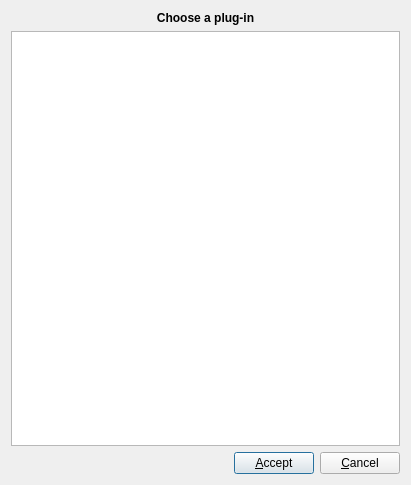
<ui version="4.0" >
 <class>SelectionDialog</class>
 <widget class="QDialog" name="SelectionDialog" >
  <property name="geometry" >
   <rect>
    <x>0</x>
    <y>0</y>
    <width>411</width>
    <height>485</height>
   </rect>
  </property>
  <property name="windowTitle" >
   <string>Dialog</string>
  </property>
  <layout class="QVBoxLayout" >
   <item>
    <widget class="QLabel" name="uiTitle" >
     <property name="text" >
      <string>&lt;center>&lt;b>Choose a plug-in&lt;/b>&lt;/center></string>
     </property>
    </widget>
   </item>
   <item>
    <widget class="QListWidget" name="uiList" />
   </item>
   <item>
    <layout class="QHBoxLayout" >
     <item>
      <spacer>
       <property name="orientation" >
        <enum>Qt::Horizontal</enum>
       </property>
       <property name="sizeHint" stdset="0" >
        <size>
         <width>40</width>
         <height>20</height>
        </size>
       </property>
      </spacer>
     </item>
     <item>
      <widget class="QPushButton" name="pushAccept" >
       <property name="text" >
        <string>&amp;Accept</string>
       </property>
       <property name="icon" >
        <iconset resource="common.qrc" >:/images/images/ok.png</iconset>
       </property>
       <property name="default" >
        <bool>true</bool>
       </property>
      </widget>
     </item>
     <item>
      <widget class="QPushButton" name="pushCancel" >
       <property name="text" >
        <string>&amp;Cancel</string>
       </property>
       <property name="icon" >
        <iconset resource="common.qrc" >:/images/images/cancel.png</iconset>
       </property>
      </widget>
     </item>
    </layout>
   </item>
  </layout>
 </widget>
 <resources>
  <include location="common.qrc" />
 </resources>
 <connections>
  <connection>
   <sender>pushCancel</sender>
   <signal>clicked()</signal>
   <receiver>SelectionDialog</receiver>
   <slot>reject()</slot>
   <hints>
    <hint type="sourcelabel" >
     <x>352</x>
     <y>462</y>
    </hint>
    <hint type="destinationlabel" >
     <x>370</x>
     <y>482</y>
    </hint>
   </hints>
  </connection>
  <connection>
   <sender>uiList</sender>
   <signal>doubleClicked(QModelIndex)</signal>
   <receiver>pushAccept</receiver>
   <slot>click()</slot>
   <hints>
    <hint type="sourcelabel" >
     <x>153</x>
     <y>293</y>
    </hint>
    <hint type="destinationlabel" >
     <x>259</x>
     <y>457</y>
    </hint>
   </hints>
  </connection>
 </connections>
</ui>
